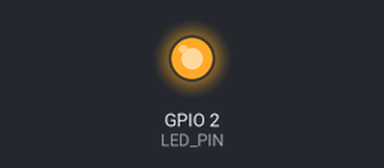
The sketch below on a simulated ESP32. Parts: output pins drawn as LEDs (lit = HIGH). Nothing arrives over Bluetooth unless stated; what the sketch prints to the serial monitor is not drawn.

Above: at 0.1 s.
Timing chart, 0 to 1.6 s (numbered marks = the images above):
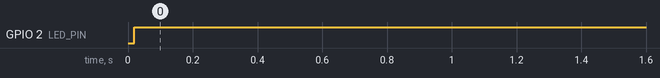

Measured:
- by itself, GPIO 2 (LED_PIN): LOW → HIGH at 0.02 s

The sketch:

ps3_bridge.ino
```cpp
/*
 * ps3_bridge.ino — ESP32 PS3 controller → Jetson USB serial bridge
 *
 * Pairs with a PS3 DualShock controller over Bluetooth and streams joystick
 * state as newline-delimited JSON to the Jetson via USB serial at 115200 baud.
 *
 * The companion ROS 2 node (jetson/ros2/balance_bridge/esp32_joy_node.py) reads
 * this JSON and publishes sensor_msgs/Joy on /joy.
 *
 * ── Setup ──────────────────────────────────────────────────────────────────
 * Library: ps3Controller by jvpernis
 *   Arduino IDE: Sketch → Include Library → Manage Libraries → search "ps3Controller"
 *   PlatformIO:  lib_deps = jvpernis/PS3 Controller Host@^1.1.0
 *
 * Pairing (one-time):
 *   1. Flash this sketch to the ESP32.
 *   2. Open Serial Monitor at 115200. Note the ESP32 Bluetooth MAC printed on boot.
 *   3. On a Linux machine with sixaxis/sixpair:
 *        sudo sixpair <ESP32_MAC>        # sets PS3 host address
 *      OR use the Android app "SixaxisPairTool".
 *   4. Power-cycle the PS3 controller; it should connect within a few seconds.
 *      LED 1 on the controller will stay solid when paired.
 *
 * ── Output format ──────────────────────────────────────────────────────────
 * JSON line sent at OUTPUT_HZ (default 20 Hz):
 *   {"lx":<-1..1>,"ly":<-1..1>,"rx":<-1..1>,"ry":<-1..1>,
 *    "b_x":<0|1>,"b_o":<0|1>,"b_sq":<0|1>,"b_tr":<0|1>,
 *    "b_l1":<0|1>,"b_r1":<0|1>,"b_l2":<0|1>,"b_r2":<0|1>,
 *    "b_ps":<0|1>,"b_start":<0|1>,"b_sel":<0|1>,"connected":<0|1>}
 *
 * Axis convention (matches ROS sensor_msgs/Joy defaults):
 *   lx  Left stick horizontal  — positive = right
 *   ly  Left stick vertical    — positive = up   (forward drive → ROS linear.x)
 *   rx  Right stick horizontal — positive = right (steer → ROS angular.z)
 *   ry  Right stick vertical   — positive = up
 *
 * The esp32_joy_node maps:  linear.x = ly,  angular.z = -rx
 * (negating rx because right-stick-right = turn-right = negative angular.z in ROS)
 */

#include <Ps3Controller.h>

// ── Configuration ─────────────────────────────────────────────────────────
static const int   OUTPUT_HZ        = 20;     // JSON output rate
static const float DEADZONE         = 0.08f;  // joystick centre deadband (normalised)
static const int   LED_PIN          = 2;      // built-in LED (most ESP32 dev boards)

// ── Globals ───────────────────────────────────────────────────────────────
static bool        g_connected      = false;
static unsigned long g_lastOutput   = 0;

// ── Helpers ───────────────────────────────────────────────────────────────

// Normalise PS3 raw axis byte (0–255, centre ~128) to -1.0 … +1.0 with deadzone.
static float normalise(int raw) {
    float v = (raw - 128) / 127.0f;
    if (v > 1.0f)  v = 1.0f;
    if (v < -1.0f) v = -1.0f;
    if (fabsf(v) < DEADZONE) v = 0.0f;
    return v;
}

// ── PS3 callbacks ─────────────────────────────────────────────────────────

void onConnect() {
    g_connected = true;
    digitalWrite(LED_PIN, HIGH);
    Serial.println("{\"event\":\"connected\"}");
}

void onDisconnect() {
    g_connected = false;
    digitalWrite(LED_PIN, LOW);
    Serial.println("{\"event\":\"disconnected\"}");
}

// ── Arduino lifecycle ─────────────────────────────────────────────────────

void setup() {
    Serial.begin(115200);
    pinMode(LED_PIN, OUTPUT);
    digitalWrite(LED_PIN, LOW);

    Ps3.attach(nullptr);          // no per-event callback — we poll in loop()
    Ps3.attachOnConnect(onConnect);
    Ps3.attachOnDisconnect(onDisconnect);
    Ps3.begin();                  // start Bluetooth; MAC printed to Serial

    Serial.print("{\"event\":\"boot\",\"mac\":\"");
    Serial.print(Ps3.getAddress());
    Serial.println("\"}");
    Serial.println("# Waiting for PS3 controller...");
    Serial.println("# Run: sudo sixpair <MAC> on host to pair.");
}

void loop() {
    unsigned long now = millis();
    if (now - g_lastOutput < (1000 / OUTPUT_HZ)) return;
    g_lastOutput = now;

    if (!g_connected || !Ps3.isConnected()) {
        // Send heartbeat so the ROS node knows we're alive but unpaired
        Serial.println("{\"connected\":0}");
        return;
    }

    // Read axes
    float lx =  normalise(Ps3.data.analog.stick.lx);
    float ly = -normalise(Ps3.data.analog.stick.ly); // PS3 Y: up = low byte value
    float rx =  normalise(Ps3.data.analog.stick.rx);
    float ry = -normalise(Ps3.data.analog.stick.ry);

    // Read buttons (1 = pressed)
    int b_x     = Ps3.data.button.cross    ? 1 : 0;
    int b_o     = Ps3.data.button.circle   ? 1 : 0;
    int b_sq    = Ps3.data.button.square   ? 1 : 0;
    int b_tr    = Ps3.data.button.triangle ? 1 : 0;
    int b_l1    = Ps3.data.button.l1       ? 1 : 0;
    int b_r1    = Ps3.data.button.r1       ? 1 : 0;
    int b_l2    = Ps3.data.button.l2       ? 1 : 0;
    int b_r2    = Ps3.data.button.r2       ? 1 : 0;
    int b_ps    = Ps3.data.button.ps       ? 1 : 0;
    int b_start = Ps3.data.button.start    ? 1 : 0;
    int b_sel   = Ps3.data.button.select   ? 1 : 0;

    // Emit JSON (fixed 3 decimal places for axes)
    Serial.printf(
        "{\"lx\":%.3f,\"ly\":%.3f,\"rx\":%.3f,\"ry\":%.3f,"
        "\"b_x\":%d,\"b_o\":%d,\"b_sq\":%d,\"b_tr\":%d,"
        "\"b_l1\":%d,\"b_r1\":%d,\"b_l2\":%d,\"b_r2\":%d,"
        "\"b_ps\":%d,\"b_start\":%d,\"b_sel\":%d,\"connected\":1}\n",
        lx, ly, rx, ry,
        b_x, b_o, b_sq, b_tr,
        b_l1, b_r1, b_l2, b_r2,
        b_ps, b_start, b_sel
    );
}
```
